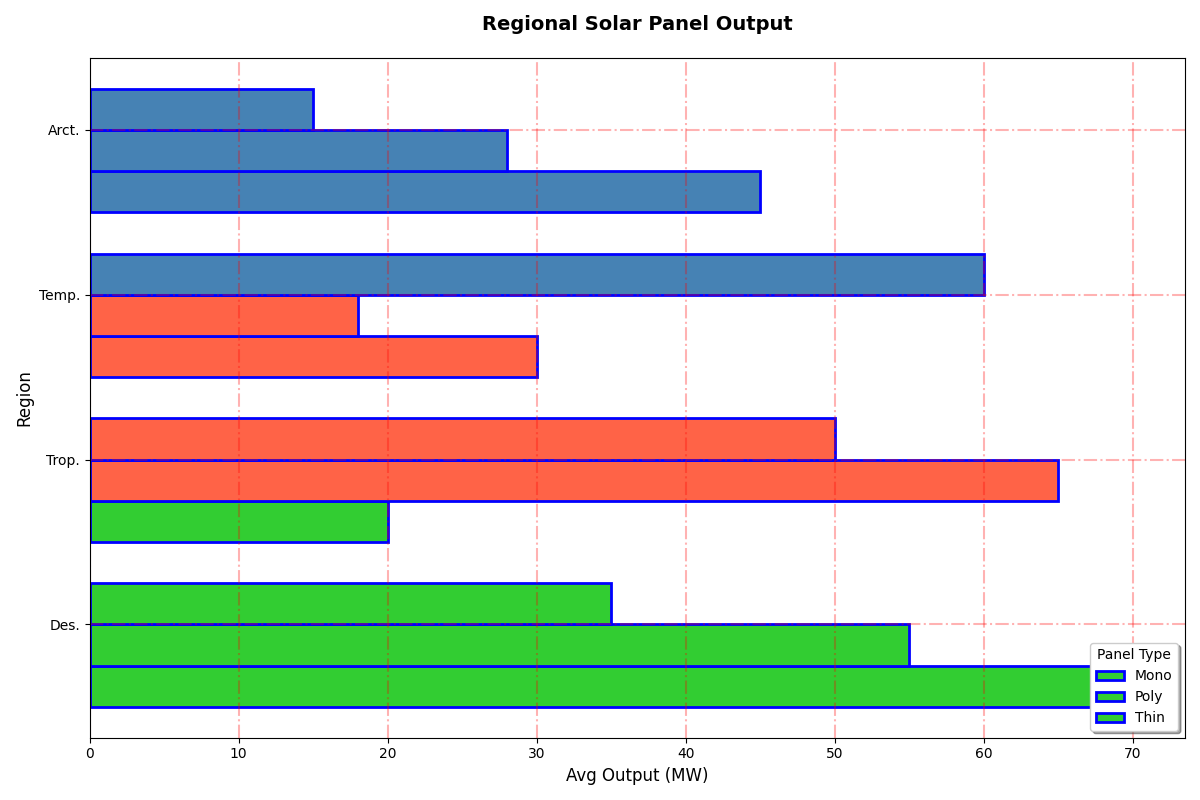

This figure's Python source:
import matplotlib.pyplot as plt
import numpy as np

regions = ['Des.', 'Trop.', 'Temp.', 'Arct.']
panel_types = ['Mono', 'Poly', 'Thin']
power_output = np.array([
    [70, 55, 35, 20],
    [65, 50, 30, 18],
    [60, 45, 28, 15]
])

regions_index, panel_index = np.meshgrid(np.arange(len(regions)), np.arange(len(panel_types)), indexing='ij')
regions_index_flat = regions_index.flatten()
panel_index_flat = panel_index.flatten()
z_flat = np.zeros_like(regions_index_flat)
power_flat = power_output.flatten()

fig, ax = plt.subplots(figsize=(12, 8))
colors = ['#32CD32', '#FF6347', '#4682B4']
bar_height = 0.25

for idx, (region_idx, panel_idx, z, power, color) in enumerate(zip(regions_index_flat, panel_index_flat, z_flat, power_flat, np.repeat(colors, len(regions)))):
    y_pos = region_idx + (panel_idx - 1) * bar_height
    ax.barh(y_pos, power, bar_height, color=color, edgecolor='blue', linewidth=2, label=panel_types[panel_idx] if region_idx == 0 else "")

ax.set_title("Regional Solar Panel Output", fontsize=14, fontweight='bold', pad=20)
ax.set_ylabel("Region", fontsize=12)
ax.set_xlabel("Avg Output (MW)", fontsize=12)
ax.set_yticks(np.arange(len(regions)) + bar_height / 2)
ax.set_yticklabels(regions, fontsize=10)

ax.legend(title='Panel Type', loc='lower right', frameon=True, shadow=True, fancybox=True)
ax.grid(color='red', linestyle='-.', linewidth=1.5, alpha=0.3)

plt.tight_layout()
plt.show()
